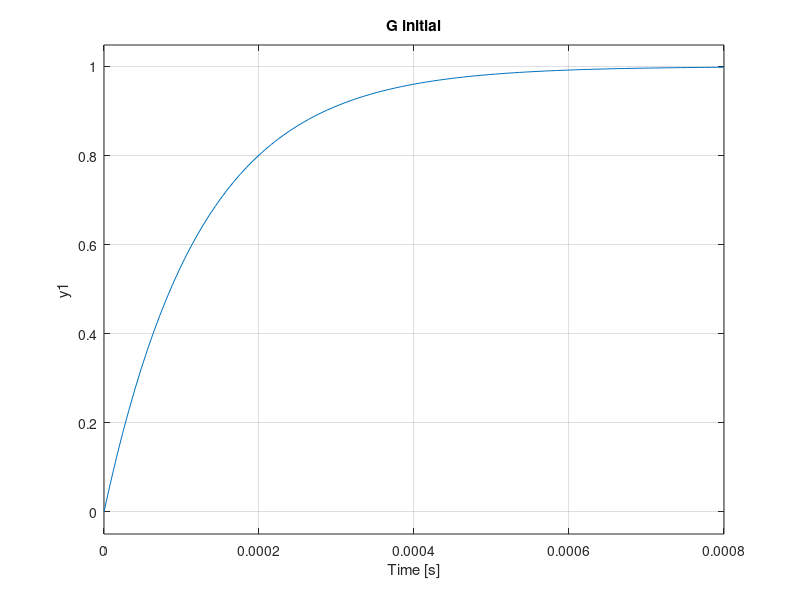

Here is the MATLAB script that generated this plot: (Note: this script raises an error after producing the figure.)
%% regulator TID cu cod de la un indian
%https://www.youtube.com/watch?v=qlZxsP-JQsQ
% se foloseste ITAE

%ant colony:   https://www.youtube.com/watch?v=LKCyZ1bRiyM

addpath('D:\MATLAB\Licenta_fractionar\Twin-Rotor-System\Twin rotor\proiect\functii\');
addpath('D:\MATLAB\Licenta_fractionar\Twin-Rotor-System\Twin rotor\proiect\');


clc;clear all; close all;


G=tf(8072.8,[1 1.287]);%H11
%G= tf(33157,[1 3.527]);%H22

criteriu='ise';
%criteriu_combinat=[0.5,0.5,0.5,0.5,0.5];
criteriu_combinat=0;

Gf_initial=feedback(G,1);
step(Gf_initial);title('G initial');



%PSO

c=2;w=0.7;particles=70;iteration=70;Var=3;frac_var=1;

K_min=0;% lower bound
K_max=100; %upper bound
frac_min=1;
frac_max=5;
%Optimization
c_cf=0;

%Initialization
ITAE=zeros(1,particles);
ITAEp=ITAE;
best_cf_ac=zeros(1,iteration);
v=zeros(particles,Var+frac_var);
x=v;
xp=x;

tic;
for m=1:particles

    % Inițializare viteze
    v(m, 1:Var+frac_var) = 0;

    % Inițializare poziții
    x(m, 1:Var) = K_min + rand(1, Var) .* (K_max - K_min);
    x(m, Var+1:Var+frac_var) = frac_min + rand(1, frac_var) .* (frac_max - frac_min);

    % Salvează pozițiile inițiale
    xp(m, :) = x(m, :);

    % Model Parametres
    [kt, ki, kd, n] = deal(x(m, 1), x(m, 2), x(m, 3), x(m, 4));

   
    %Simulation Model
    Gc=fotf(1,0,[kt, ki, kd], [-1/n, -1, 1]);
    

    %ITAE
    ITAE(m)=costFunction(Gc,G,criteriu,criteriu_combinat);
end

%Find the best value
[Best_Performance,location]=min(ITAE);
fg=Best_Performance;

xg=x(location,:);

%Gc_fotf=fotf(1,0,[kp, ki, kd], [0, -lambda, mu]);
%Gc = minreal(oustapp(Gc_fotf, 1e-3, 10, 7));
%Gcf_intermediar=feedback(Gc*G,1);
%figure;step(Gcf_intermediar);title('G intermediar')


%Update

for i=1:iteration      %Nr of Repetition
    for m=1:particles  %Nr of particles

        for n=1:1:(Var + frac_var)  %Nr of variables (kp,ki,kd)
            v(m,n)=(w*v(m,n))+(c*rand*(xp(m,n)-x(m,n)))+(c*rand*(xg(n)-x(m,n)));  %update velocity
            x(m,n)=x(m,n)+v(m,n);
        end

        % for n=Var+1:Var+frac_var %Nr of powers (lambda,mu)
        %     v(m,n)=(w*v(m,n))+(c*rand*(xp(m,n)-x(m,n)))+(c*rand*(xg(n)-x(m,n)));  %update velocity
        %     x(m,n)=x(m,n)+v(m,n);
        % end

        %Check bound
        % Verificare limite pentru K (reglatori PID)
        x(m, 1:Var) = max(K_min, min(K_max, x(m, 1:Var)));

        % Verificare limite pentru frac_var (exponenți fracționari)
        x(m, Var+1:Var+frac_var) = max(frac_min, min(frac_max, x(m, Var+1:Var+frac_var)));


        % Model Parametres
        [kt, ki, kd, n] = deal(x(m, 1), x(m, 2), x(m, 3), x(m, 4));


        %Simulation Model
        Gc=fotf(1,0,[kt, ki, kd], [-1/n, -1, 1]);
        ITAEp(m) = costFunction(Gc, G, criteriu, criteriu_combinat);

        % Compare Local
        if ITAEp(m) < ITAE(m)
            ITAE(m) = ITAEp(m);
            xp(m, :) = x(m, :);
        end

    end
    [B_fg,location]=min(ITAE);

    %Compare Global
    if B_fg<fg
        fg=B_fg;             %Nou global
        xg(:)=xp(location,:); %pos var 1
    end
    c_cf=c_cf+1;
    best_cf_ac(c_cf)=fg;
end

runtime=toc;
Min_ITAE=fg
%%
% Model Parametres
[kt, ki, kd, n] = deal(xg( 1), xg( 2), xg(3), xg(4))


%Simulation Model
Gc_fotf=fotf(1,0,[kt, ki, kd], [-1/n, -1, 1]);

Gc = minreal(oustapp(Gc_fotf, 1e-3, 10, 7));
Gcf_global=minreal(feedback(Gc*G,1));
figure;step(Gcf_global);
hold on
step(Gf_initial)
hold off
%%
figure;
bode(G);hold on
bode(Gc*G);

%%
%pt H22    init=24;
%pt H11    init=3;
init=5;
t_cf=init:c_cf;
figure
plot(t_cf,best_cf_ac(init:end),'r--','LineWidth',2);xlabel('iteration');ylabel(['Cost (' criteriu ')']);
legend([criteriu ' for PSO-TID']);
title('Error with each iteration');
%%
RegTID_H11_ISE = struct('regulator', [], 'runtime', [],'iteration',[],'best',[],'parametrii',[]);
RegTID_H11_ISE.regulator=Gc_fotf;
RegTID_H11_ISE.runtime=runtime;
RegTID_H11_ISE.iteration=iteration;
RegTID_H11_ISE.best=best_cf_ac;
RegTID_H11_ISE.parametrii=xg;
%%
%H22
% Min_ITAE =   9.1603e-12
% kt =   15.7232
% ki =   15.4948
% kd =     0
% n =     5

% 
% H22 sensibility
% Min_ITAE =     0
% kt =    8.6152
% ki =   81.6592
% kd =     0
% n =     5



